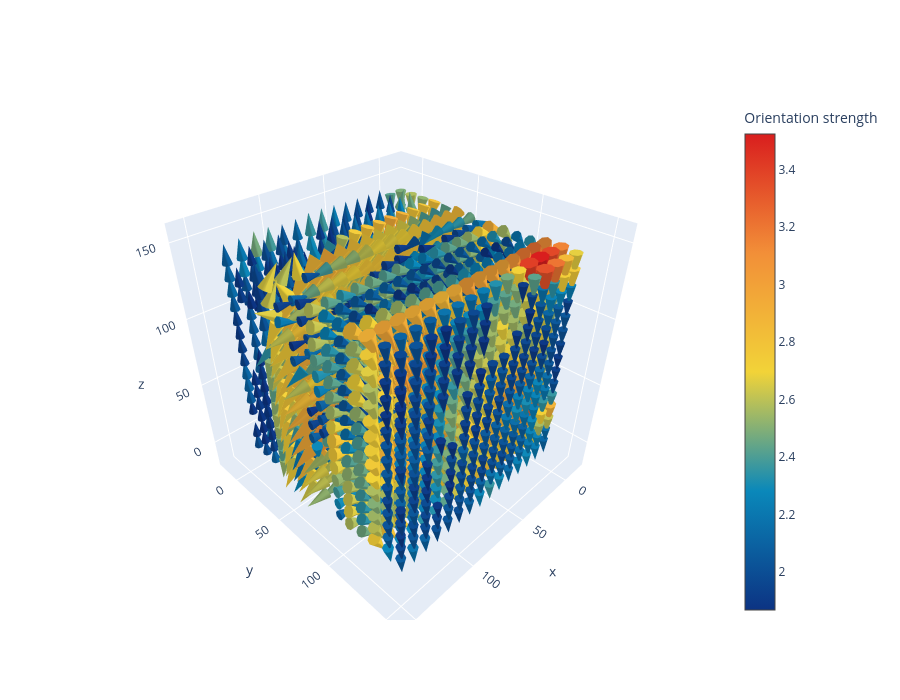

Notebook code cell kept with this figure:
### Markdown cell above
### Example 3: Sparse Sampling

Sparse sampling is useful for getting an overview of the dominant orientation patterns without overwhelming detail. This makes it easier to identify global trends and large-scale organization. This is obtained by simultaneously increasing the sampling step and reducing the number of cones plotted.

### Code cell
# Sparse sampling: fewer cones, emphasizes main orientation trends
fig = qim3d.viz.vector_field_3d(vec, val, sampling_step=10, max_cones=3000, cone_size=2, verbose=False)
fig.show()

### Figure 1 — Plotly figure (JSON) as saved in the notebook; plotly's stock layout.template omitted (floating-point values rounded to 4 significant figures; data arrays with more than 128 entries replaced by an {"elided": "..."} marker saying what was removed)
{"data": [{"cmax": 3.523, "cmin": 1.868, "colorbar": {"title": {"text": "Orientation strength"}}, "colorscale": [[0, "rgb(12,51,131)"], [0.25, "rgb(10,136,186)"], [0.5, "rgb(242,211,56)"], [0.75, "rgb(242,143,56)"], [1, "rgb(217,30,30)"]], "sizemode": "scaled", "sizeref": 2, "type": "cone", "u": {"elided": "3000 float values"}, "v": {"elided": "3000 float values"}, "w": {"elided": "3000 float values"}, "x": {"elided": "3000 int values"}, "y": {"elided": "3000 int values"}, "z": {"elided": "3000 int values"}}], "layout": {"height": 700, "width": 900}}
